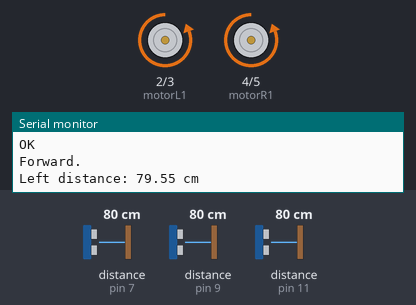
This sketch was run on a simulated Arduino Uno, built with avr-gcc and run on an emulated ATmega328P. Shown: motor-driver pin pairs drawn as motors (green arrow = first pin HIGH = forward, orange = second pin HIGH = backward, longer = more drive), the last lines printed to the serial monitor. Wiring (inferred from the names in the program): 3 × ultrasonic range finder: trigger pin 6, echo pin 7 / trigger pin 8, echo pin 9 / trigger pin 10, echo pin 11. The test bench sets the inputs (shaded band); at power-on: distance to the obstacle (sensors on pin 9, pin 7, pin 11) 80 cm. The echo pulse lasts 58.3 µs per cm.

Above: at 1.2 s.
1.3 s: distance to the obstacle (sensor on pin 9) set to 22 cm
4.3 s: distance to the obstacle (sensor on pin 9) set to 17 cm
At 4.7 s:
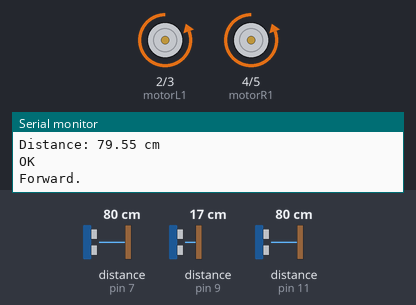
7.3 s: distance to the obstacle (sensor on pin 7) set to 29 cm
10.3 s: distance to the obstacle (sensor on pin 7) set to 24 cm
At 11.6 s:
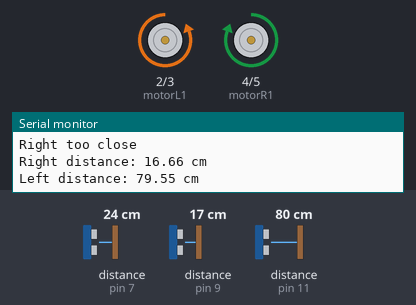
12.2 s: distance to the obstacle (sensor on pin 11) set to 19 cm
15.2 s: distance to the obstacle (sensor on pin 11) set to 15 cm
At 19.14 s:
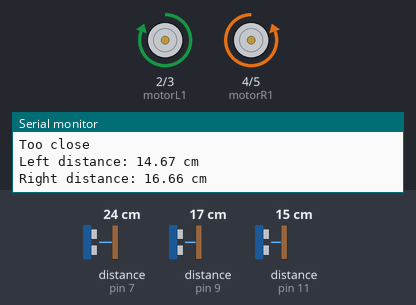
Timing chart, 0 to 19.2 s (numbered marks = the images above; inputs shaded):
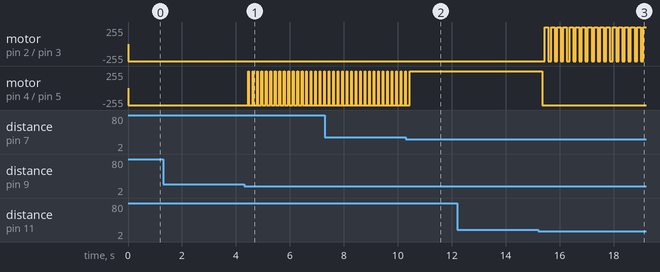

Measured:
- the behaviour switches between 20 and 19 cm on distance to the obstacle (sensor on pin 9) (found by bisection; images 0 and 1)
- the behaviour switches between 26 and 25 cm on distance to the obstacle (sensor on pin 7) (found by bisection; images 1 and 2)
- the behaviour switches between 17 and 16 cm on distance to the obstacle (sensor on pin 11) (found by bisection; images 2 and 3)
- after the input at 4.3 s, motor on pin 4 (motorR1) / pin 5 (motorR2): alternates forward 255/255 for 0.02 s and backward 255/255 for 0.14 s, starting after 0.15 s
- after the input at 10.3 s, motor on pin 4 (motorR1) / pin 5 (motorR2): goes on until 10.4 s, then stays forward 255/255
- after the input at 15.2 s, motor on pin 2 (motorL1) / pin 3 (motorL2): alternates forward 255/255 for 0.13 s and backward 255/255 for 0.10 s, starting after 0.25 s; motor on pin 4 (motorR1) / pin 5 (motorR2): forward 255/255 → backward 255/255 after 0.16 s

The sketch:

obstacle_avoiding.ino
```cpp
const int frontEchoPin = 7;
const int frontTriggerPin = 6;
const int leftEchoPin = 11;
const int leftTriggerPin = 10;
const int rightEchoPin = 9;
const int rightTriggerPin = 8;
const int motorL1 = 2;
const int motorL2 = 3;
const int motorR1 = 4;
const int motorR2 = 5;
volatile float maxFrontDistance = 25.00;
volatile float frontDuration, frontDistanceCm, leftDuration, leftDistanceCm, rightDuration, rightDistanceCm;
volatile float maxLeftDistance, maxRightDistance = 20.00;
void setup() {
  // serial
  Serial.begin(9600);
  // ultrasonic
  pinMode(frontTriggerPin, OUTPUT);
  pinMode(frontEchoPin, INPUT);
  pinMode(leftTriggerPin, OUTPUT);
  pinMode(leftEchoPin, INPUT);
  pinMode(rightTriggerPin, OUTPUT);
  pinMode(rightEchoPin, INPUT);
  // motors
  pinMode(motorL1, OUTPUT);
  pinMode(motorL2, OUTPUT);
  pinMode(motorR1, OUTPUT);
  pinMode(motorR2, OUTPUT);
}
void loop() {
  // front distance check
  checkFrontDistance();
  if (frontDistanceCm < maxFrontDistance) {
    Serial.println("Too close");
    checkLeftDistance();
    delay(20);
    checkRightDistance();
    delay(20);
    if (leftDistanceCm < rightDistanceCm)
      moveRight();
    else if (leftDistanceCm > rightDistanceCm) {
      moveLeft();
    }
  }
  else {
    Serial.println("OK");
    moveForward();
  }
  // left distance check
  checkLeftDistance();
  if (leftDistanceCm < maxLeftDistance) {
    Serial.println("Left too close");
    delay(20);
    checkLeftDistance();
    delay(20);
    checkRightDistance();
    delay(20);
    if (leftDistanceCm > rightDistanceCm)
      moveForward();
    else if (leftDistanceCm < rightDistanceCm) {
      moveRight();
    }
  }
  // right distance check
  checkRightDistance();
  if (rightDistanceCm < maxRightDistance) {
    Serial.println("Right too close");
    delay(20);
    checkRightDistance();
    delay(20);
    checkLeftDistance();
    delay(20);
    if (rightDistanceCm > leftDistanceCm)
      moveForward();
    else if (rightDistanceCm < leftDistanceCm) {
      moveLeft();
    }
  }
}
void checkFrontDistance() {
  digitalWrite(frontTriggerPin, LOW);  //para generar un pulso limpio ponemos a LOW 4us
  delayMicroseconds(4);
  digitalWrite(frontTriggerPin, HIGH);  //generamos Trigger (disparo) de 10us
  delayMicroseconds(10);
  digitalWrite(frontTriggerPin, LOW);
  frontDuration = pulseIn(frontEchoPin, HIGH);  //medimos el tiempo entre pulsos, en microsegundos
  frontDistanceCm = frontDuration * 10 / 292 / 2;  //convertimos a distancia, en cm
  Serial.print("Distance: ");
  Serial.print(frontDistanceCm);
  Serial.println(" cm");
}
void checkLeftDistance() {
  digitalWrite(leftTriggerPin, LOW);  //para generar un pulso limpio ponemos a LOW 4us
  delayMicroseconds(4);
  digitalWrite(leftTriggerPin, HIGH);  //generamos Trigger (disparo) de 10us
  delayMicroseconds(10);
  digitalWrite(leftTriggerPin, LOW);
  leftDuration = pulseIn(leftEchoPin, HIGH);  //medimos el tiempo entre pulsos, en microsegundos
  leftDistanceCm = leftDuration * 10 / 292 / 2;  //convertimos a distancia, en cm
  Serial.print("Left distance: ");
  Serial.print(leftDistanceCm);
  Serial.println(" cm");
}
void checkRightDistance() {
  digitalWrite(rightTriggerPin, LOW);  //para generar un pulso limpio ponemos a LOW 4us
  delayMicroseconds(4);
  digitalWrite(rightTriggerPin, HIGH);  //generamos Trigger (disparo) de 10us
  delayMicroseconds(10);
  digitalWrite(rightTriggerPin, LOW);
  rightDuration = pulseIn(rightEchoPin, HIGH);  //medimos el tiempo entre pulsos, en microsegundos
  rightDistanceCm = rightDuration * 10 / 292 / 2;  //convertimos a distancia, en cm
  Serial.print("Right distance: ");
  Serial.print(rightDistanceCm);
  Serial.println(" cm");
}
void moveBackward() {
  Serial.println("Backward.");
  digitalWrite(motorL1, HIGH);
  digitalWrite(motorL2, LOW);
  digitalWrite(motorR1, HIGH);
  digitalWrite(motorR2, LOW);
}
void moveForward() {
  Serial.println("Forward.");
  digitalWrite(motorL1, LOW);
  digitalWrite(motorL2, HIGH);
  digitalWrite(motorR1, LOW);
  digitalWrite(motorR2, HIGH);
}
void moveLeft() {
  Serial.println("Left.");
  digitalWrite(motorL1, LOW);
  digitalWrite(motorL2, HIGH);
  digitalWrite(motorR1, HIGH);
  digitalWrite(motorR2, LOW);
}
void moveRight() {
  Serial.println("Right.");
  digitalWrite(motorL1, HIGH);
  digitalWrite(motorL2, LOW);
  digitalWrite(motorR1, LOW);
  digitalWrite(motorR2, HIGH);
}
```
